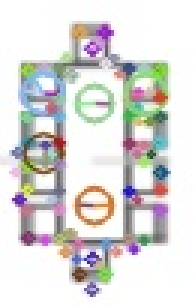
#> input picture Backend/CV/ref_keypoints.jpg, 65 x 102 px (shown 3 times larger)
$ python -i construction_image_search.py   (imports and definitions only)
#> lines starting #> are read from the running program, lines starting #| are printed output that depends on the picture
#> further down, picture is the input picture: shape (102, 65, 3); mean B, G, R 217.2, 218.8, 220
"""
Construction Plan Image Search Pipeline
========================================
Finds all occurrences of a reference image inside a PDF (construction plans).

Handles:
  - Scale changes
  - Rotation (any angle)
  - Flips (horizontal / vertical)

Matcher: SIFT + FLANN + RANSAC  (pure OpenCV, no model downloads)

Dependencies:
    pip install pymupdf opencv-python numpy
"""

import cv2
import fitz                      # PyMuPDF
import numpy as np
from pathlib import Path
from dataclasses import dataclass, field
from typing import Optional
import argparse
import json
import sys


# ─────────────────────────────────────────────
# Configuration
# ─────────────────────────────────────────────

@dataclass
class Config:
    dpi: int = 300
    ransac_reproj_threshold: float = 4.0
    min_inliers: int = 12
    lowe_ratio: float = 0.75          # Lowe's ratio test threshold


CFG = Config()


# ─────────────────────────────────────────────
# Result dataclass
# ─────────────────────────────────────────────

@dataclass
class MatchResult:
    page_number: int
    confidence: float
    inlier_count: int
    bounding_box: list
    homography: list
    rotation_deg: float
    scale: float
    flipped_h: bool
    flipped_v: bool


# ─────────────────────────────────────────────
# PDF utilities
# ─────────────────────────────────────────────

# [12 lines left out: function pdf_to_images, not called in this run]


# ─────────────────────────────────────────────
# Preprocessing
# ─────────────────────────────────────────────

def preprocess(img_bgr: np.ndarray) -> np.ndarray:
    """Grayscale → CLAHE → Gaussian denoise. Returns uint8 grayscale."""
    gray = cv2.cvtColor(img_bgr, cv2.COLOR_BGR2GRAY)
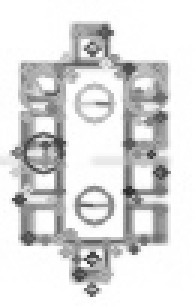
#> gray: shape (102, 65) (shown 3 times larger); min 40, max 255, mean 219
    clahe = cv2.createCLAHE(clipLimit=2.0, tileGridSize=(8, 8))
    enhanced = clahe.apply(gray)
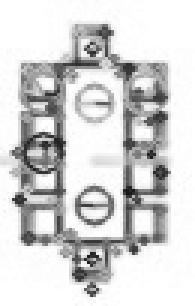
#> enhanced: shape (102, 65) (shown 3 times larger); min 24, max 255, mean 212.3
    return cv2.GaussianBlur(enhanced, (3, 3), 0)
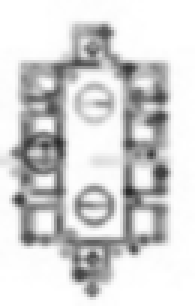
#> returned value: shape (102, 65) (shown 3 times larger); min 41, max 255, mean 212.3


# ─────────────────────────────────────────────
# SIFT + FLANN matching
# ─────────────────────────────────────────────

_sift = None

# [245 lines left out: functions get_sift, sift_match, decompose_homography, compute_homography, project_bbox, reference_variants and 3 more, not called in this run]


# [2 lines not run here, left out]

>>> import cv2
>>> picture = cv2.imread('ref_keypoints.jpg')
>>> result = preprocess(picture)

$ run again, on Backend/CV/ref_3x.png
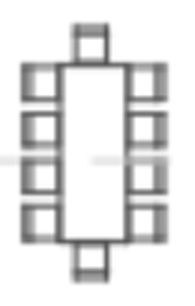
#> input picture Backend/CV/ref_3x.png, 195 x 306 px
#> picture is the input picture: shape (306, 195, 3); min 76, max 255, mean 227.5
#> in preprocess, `enhanced = clahe.apply(gray)`:
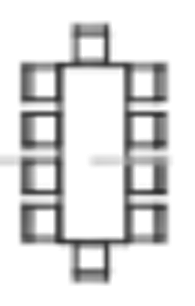
#> enhanced: shape (306, 195); min 47, max 255, mean 221.9
